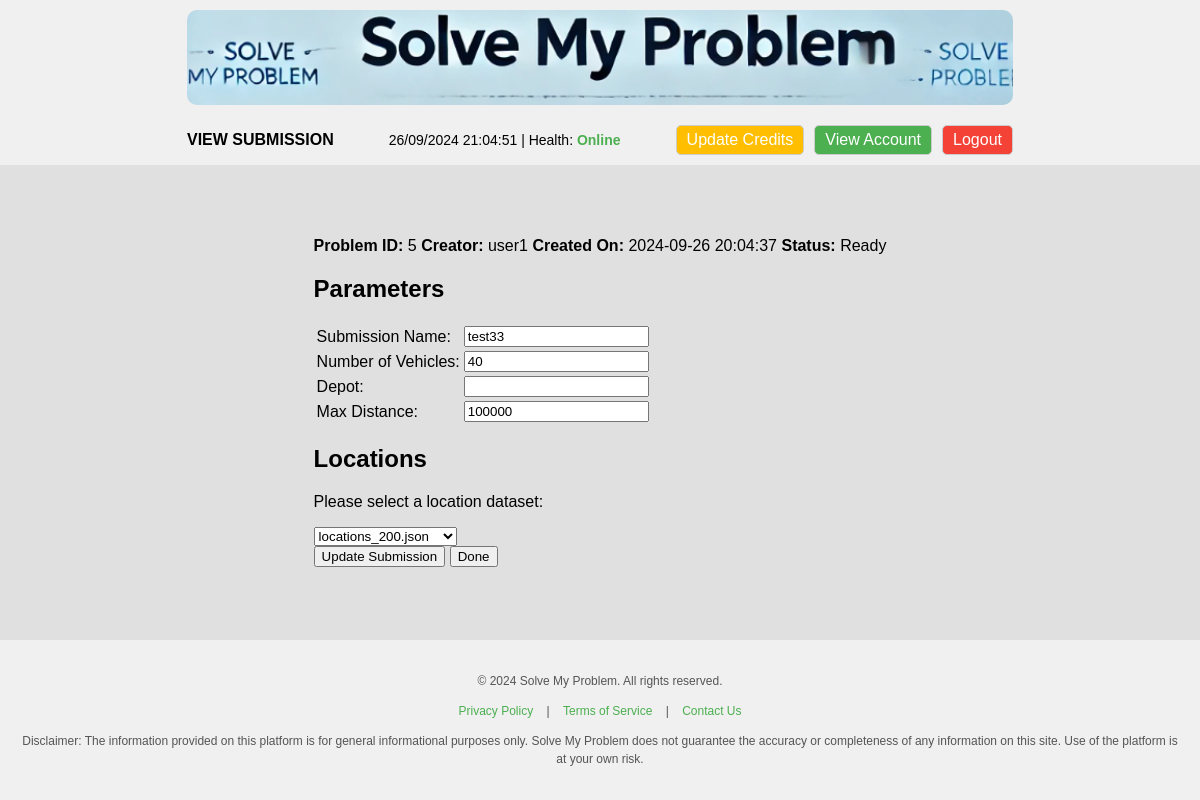
/view_submission/5 (signed in), run on the app's committed database.
### tables this page shows
CREATE TABLE vrp_problems (
    id INTEGER PRIMARY KEY AUTOINCREMENT,
    user_id INTEGER, -- Reference to the user who submitted the problem
    num_vehicles INTEGER, -- Number of vehicles in the problem (nullable)
    depot INTEGER, -- Depot index (nullable)
    max_distance INTEGER, -- Max distance a vehicle can travel (nullable)
    locations INTEGER DEFAULT 0 CHECK(locations BETWEEN 0 AND 3), -- Changed to INTEGER with default 0 and CHECK constraint
    objective_value INTEGER, -- Objective value after running the solver (total distance/cost)
    routes TEXT, -- Store routes as JSON (array of routes for each vehicle)
    result TEXT, -- To store result of the problem execution
    success INTEGER DEFAULT NULL, -- 1 if problem ran successfully, 0 if failed, NULL if not run yet
    status TEXT DEFAULT 'Not Ready', -- Status: Not Ready, Ready to Run, Executed
    created_at DATETIME DEFAULT CURRENT_TIMESTAMP, -- When the problem was created
    updated_at DATETIME DEFAULT CURRENT_TIMESTAMP, -- When the problem was last updated
    name TEXT, execution_time REAL DEFAULT NULL, credits INTEGER DEFAULT NULL, -- Added the 'name' column
    FOREIGN KEY(user_id) REFERENCES users(id)
);

CREATE TABLE users (
    id INTEGER PRIMARY KEY AUTOINCREMENT,
    username TEXT NOT NULL,
    password TEXT NOT NULL,
    is_admin BOOLEAN NOT NULL CHECK (is_admin IN (0, 1)) DEFAULT 0,
    credits INTEGER NOT NULL DEFAULT 0
);

### website.py (the view, shortened to what this page needs)
@app.route('/view_submission/<int:submission_id>', methods=['GET', 'POST'])
@login_required
def view_submission(submission_id):
    submission = fetch_submission_by_id(submission_id)
    username = fetch_username_by_id(submission['user_id'])
    return render_template('view_submission.html', submission=submission, username=username)

### database.py (called while the page is built)
def get_db_connection():
    conn = sqlite3.connect('/app/db/saastest.db')
    conn.row_factory = sqlite3.Row
    return conn

def fetch_user_by_id(user_id):
    conn = get_db_connection()
    user = conn.execute('SELECT * FROM users WHERE id = ?', (user_id,)).fetchone()
    conn.close()
    return user

def fetch_username_by_id(user_id):
    conn = get_db_connection()
    user = conn.execute('SELECT username FROM users WHERE id = ?', (user_id,)).fetchone()
    conn.close()
    return user['username']

def fetch_submission_by_id(submission_id):
    conn = get_db_connection()
    submission = conn.execute('SELECT * FROM vrp_problems WHERE id = ?', (submission_id,)).fetchone()
    conn.close()
    return submission

### website.py (called while the page is built)
@login_manager.user_loader
def load_user(user_id):
    user = fetch_user_by_id(user_id)  # Fetch from the database
    if user:
        return User(id=user['id'], username=user['username'], password=user['password'], is_admin=user['is_admin'], credits=user['credits'])
    return None

### templates/view_submission.html (shortened to what this page needs)
{% extends "base.html" %}
{% block page_label %}VIEW SUBMISSION{% endblock %}
{% block content %}
<div class="submission-details">
    <div class="scenario-info">
        <span><strong>Problem ID:</strong> {{ submission.id }}</span>
        <span><strong>Creator:</strong> {{ username }}</span>
        <span><strong>Created On:</strong> {{ submission.created_at }}</span>
        <span><strong>Status:</strong> {{ submission.status }}</span>
    </div>
    <div class="parameter-section">
        <h2>Parameters</h2>
        <form id="parameter-form" method="POST" action="{{ url_for('view_submission', submission_id=submission.id) }}">
            <table class="parameter-table">
                <tr>
                    <td><label for="name">Submission Name:</label></td>
                    <td>
                        <input type="text" id="name" name="name" value="{{ submission.name or '' }}">
                    </td>
                </tr>
                <tr>
                    <td><label for="num_vehicles">Number of Vehicles:</label></td>
                    <td>
                        <input type="number" id="num_vehicles" name="num_vehicles" value="{{ submission.num_vehicles or '' }}">
                    </td>
                </tr>
                <tr>
                    <td><label for="depot">Depot:</label></td>
                    <td>
                        <input type="number" id="depot" name="depot" value="{{ submission.depot or '' }}">
                    </td>
                </tr>
                <tr>
                    <td><label for="max_distance">Max Distance:</label></td>
                    <td>
                        <input type="number" id="max_distance" name="max_distance" value="{{ submission.max_distance or '' }}">
                    </td>
                </tr>
            </table>
            <div class="location-section">
                <h2>Locations</h2>
                <p>Please select a location dataset:</p>
                <select id="locations" name="locations">
                    <option value="2" {% if submission.locations == 2 %}selected{% endif %}>locations_200.json</option>
                </select>
            </div>
            <div class="submit-section">
                <button type="submit">Update Submission</button>
                <button type="button" onclick="window.location.href='{{ url_for('dashboard') }}'">Done</button>
            </div>
        </form>
    </div>
</div>
{% endblock %}

### templates/base.html (style rules this page uses)
body { font-family: Arial, sans-serif; margin: 0; padding: 0; display: flex; flex-direction: column; height: 100vh; }

### data on the page
vrp_problems: id "5", created_at "2024-09-26 20:04:37", status "Ready", name "test33", num_vehicles "40", max_distance "100000", locations "locations_200.json"
users: username "user1"
